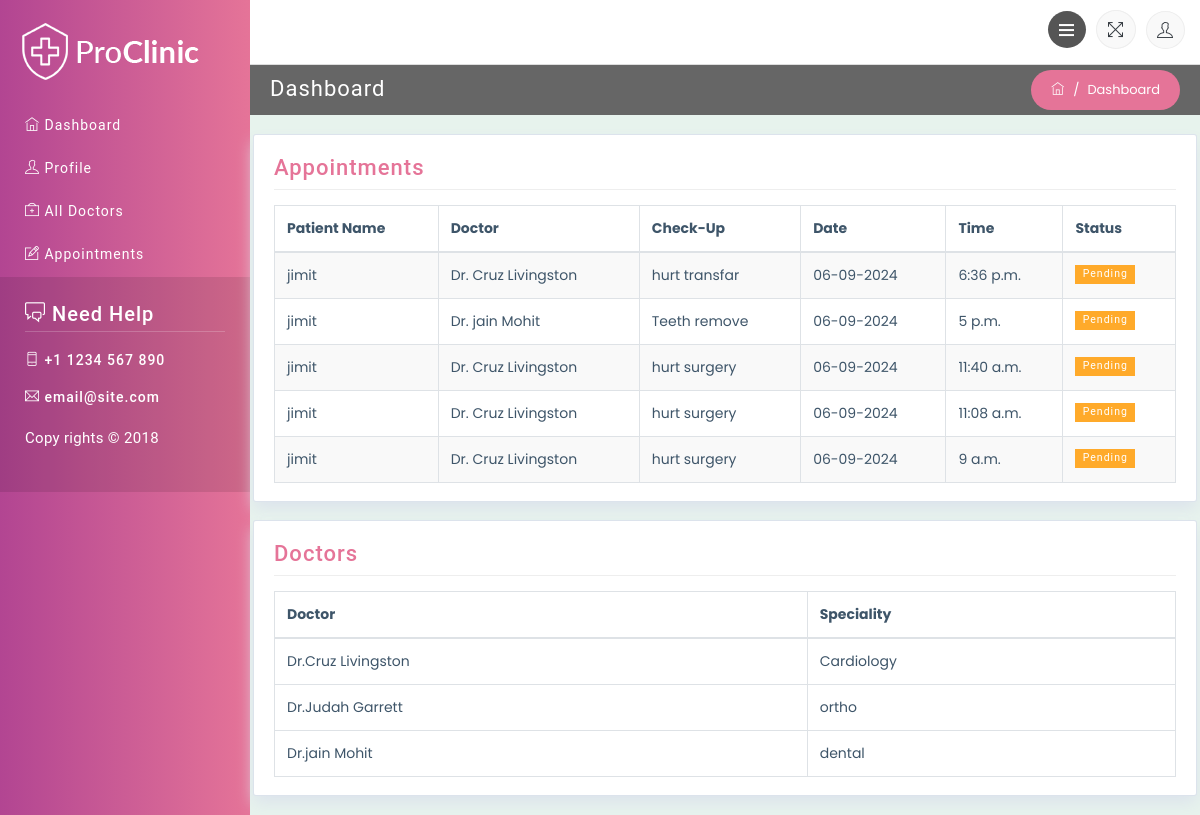
Screenshot of /patient/user-index (signed in) with the database file from the repository.
### patient/models.py (models this page shows, shortened)
class Appointment(BaseModel):
    STATUS_CHOICES = [
        ('P', 'Pending'),
        ('C', 'Confirmed'),
        ('D', 'Completed'),
        ('X', 'Canceled'),
    ]
    status = models.CharField(max_length=1, choices=STATUS_CHOICES, default='P')
    patient =  models.ForeignKey(Patient, on_delete=models.CASCADE)
    doctor = models.ForeignKey('doctor.Doctor', on_delete=models.CASCADE)
    disease = models.ForeignKey('custom_admin.Disease', on_delete=models.CASCADE)
    appointment_date = models.DateField()
    appointment_time = models.TimeField()
    end_time = models.TimeField(null=True, blank=True)

class Patient(BaseModel):
    user = models.ForeignKey(CustomUser, on_delete=models.CASCADE)

### user/models.py (models this page shows, shortened)
class CustomUser(AbstractUser):
    Patient = "Patient"
    Doctor = "Doctor"
    Admin = 'Admin'
    GENDER_CHOICES = [
        ('male', 'Male'),
        ('female', 'Female'),
        ('other', 'Other'),
    ]
    ROLE_CHOICES = [
        (Patient, 'Patient'),
        (Doctor, 'Doctor'),
        (Admin, 'Admin')
    ]
    username = None
    role = models.CharField(max_length=10, choices=ROLE_CHOICES, default=Patient)
    phone_number = models.CharField(max_length=15, blank=True, null=True)
    date_of_birth = models.DateField(blank=True, null=True)
    gender = models.CharField(max_length=10, choices=GENDER_CHOICES, blank=True, null=True)
    address = models.CharField(max_length=255, blank=True, null=True)
    age = models.IntegerField(null=True, blank=True)
    email = models.EmailField(unique=True)
    USERNAME_FIELD = 'email'
    REQUIRED_FIELDS = []
    objects = CustomUserManager()

### doctor/models.py (models this page shows, shortened)
class Doctor(BaseModel):
    user = models.ForeignKey(CustomUser, on_delete=models.CASCADE)
    specialization = models.ForeignKey(Specialization, on_delete=models.CASCADE)
    experience = models.IntegerField()
    doctor_details = models.CharField(max_length=200)
    profile_photo = models.ImageField(upload_to='doctor_photos/', null=True, blank=True)

### custom_admin/models.py (models this page shows, shortened)
class Disease(models.Model):
    problem_name = models.CharField(max_length=100, unique=True)
    time_required = models.DurationField()
    specialization = models.ForeignKey(Specialization, on_delete=models.CASCADE)

class Specialization(models.Model):
    specialization_name = models.CharField(max_length=100)

### patient/views.py (the view)
# urls.py: path('user-index',UserDashboard.as_view(),name='user_index'),
class UserDashboard(TemplateView):
    template_name = 'patient/user-index.html'
    def get_context_data(self, **kwargs):
        context = super().get_context_data(**kwargs)
        patient = get_object_or_404(Patient, user=self.request.user)
        latest_appointments = Appointment.objects.filter(patient=patient).order_by('-appointment_date', '-appointment_time')[:5]
        doctors = Doctor.objects.all()
        context['doctors'] = doctors
        context['latest_appointments'] = latest_appointments
        return context

### templates/patient/user-index.html (shortened to what this page needs)
{% extends "patient/base.html" %}
{% load static %}
{% block content %}
        <div class="row no-margin-padding">
          <div class="col-md-6">
            <h3 class="block-title">Dashboard</h3>
          </div>
          <div class="col-md-6">
            <ol class="breadcrumb">
              <li class="breadcrumb-item">
                <a href="{% url "patient:user_index" %}">
                  <span class="ti-home"></span>
                </a>
              </li>
              <li class="breadcrumb-item active">Dashboard</li>
            </ol>
          </div>
        </div>
          <div class="row">
            <div class="col-md-12">
              <div class="widget-area-2 proclinic-box-shadow">
                <h3 class="widget-title">Appointments</h3>
                <div class="table-responsive">
                  <table class="table table-bordered table-striped">
                    <thead>
                      <tr>
                        <th>Patient Name</th>
                        <th>Doctor</th>
                        <th>Check-Up</th>
                        <th>Date</th>
                        <th>Time</th>
                        <th>Status</th>
                      </tr>
                    </thead>
                    <tbody>
                      {% for appointment in latest_appointments %}
                      <tr>
                        <td>{{ appointment.patient.user.first_name }}</td>
                        <td>Dr. {{ appointment.doctor.user.first_name }} {{ appointment.doctor.user.last_name }}</td>
                        <td>{{ appointment.disease.problem_name }}</td>
                        <td>{{ appointment.appointment_date|date:'d-m-Y' }}</td>
                        <td>{{ appointment.appointment_time }}</td>
                        <td>
                          {% if appointment.status == 'P' %}
                            <span class="badge badge-warning">Pending</span>
                          {% elif appointment.status == 'C' %}
                            <span class="badge badge-success">Confirmed</span>
                          {% elif appointment.status == 'D' %}
                            <span class="badge badge-primary">Completed</span>
                          {% elif appointment.status == 'X' %}
                            <span class="badge badge-danger">Canceled</span>
                          {% else %}
                            <span class="badge badge-secondary">Unknown</span>
                          {% endif %}
                        </td>
                      {% endfor %}
                      </tr>
                    </tbody>
                  </table>
                </div>
              </div>
            </div>
          </div>
          <div class="row">
            <div class="col-md-12">
              <div class="widget-area-2 progress-status proclinic-box-shadow">
                <h3 class="widget-title">Doctors </h3>
                <div class="table-responsive">
                  <table class="table table-bordered">
                    <thead>
                      <tr>
                        <th>Doctor</th>
                        <th>Speciality</th>
                      </tr>
                    </thead>
                    <tbody>
                      {% for doctor in doctors  %}
                      <tr>
                        <td>Dr.{{ doctor.user.first_name }} {{ doctor.user.last_name }}</td>
                        <td>{{ doctor.specialization.specialization_name}}</td>
                      </tr>
                      {% endfor %}
                    </tbody>
                  </table>
                </div>
              </div>
            </div>
          </div>
        </div>
      </div>
    {% endblock %}

### static/css/styles.css (style rules this page uses)
body { font-family: 'Poppins', sans-serif; background: #fafafa; color: #3e5569; }
h1, h2, h3, h4, h5, h6, span, #sidebar { font-family: 'Roboto', sans-serif; letter-spacing: 1px; }
a, a:hover, a:focus { color: inherit; text-decoration: none; transition: all 0.3s; }
.breadcrumb { border-radius: 0; margin-bottom: 0; padding: 0px; float: right; padding: 10px 20px; border-radius: 20px; }
.breadcrumb-item { color: #fff; font-size: 13px; }
.breadcrumb-item.active { color: #fff; font-size: 13px; }
.breadcrumb-item+.breadcrumb-item::before { color: #fff; }
.badge { padding: .4em .7em; border-radius: 0; font-weight: 400; }
.table td, .table th { padding: .75rem; }
.proclinic-box-shadow { border-radius: 0; border: 0; -webkit-box-shadow: 0 0 0 1px #dce3ec, 0 8px 16px 0 #dce3ec; box-shadow: 0 0 0 1px #dce3ec, 0 8px 16px 0 #dce3ec; background: #fff; margin-top: 20px; }
div[class*="col-"] { padding-right: 9px; padding-left: 9px; }
.badge-warning, .bg-warning { color: #fff; background-color: #FFAA2A !important; }
.table-striped tbody tr:nth-of-type(odd) { background-color: #F9F9F9; }
table.table tbody td, table.table thead th { font-size: 14px; }
h3.block-title { font-size: 22px; color: #fff; background: transparent; }
.widget-area-2 { background: #fff; margin-top: 20px; padding: 20px; padding-bottom: 2px; border-radius: 2px; }
.widget-title { font-size: 22px; padding-bottom: .5rem; margin-bottom: 15px; border-bottom: 1px solid #eeeeee; }
.no-margin-padding { margin-left: 0px !important; margin-right: 0px !important; padding: 5px 20px; background: #666666; }
.no-margin-padding [class*="col-"], .no-mp [class*="col-"] { padding-right: 0px; padding-left: 0px; }
.block-title { -ms-flex: 1 1 auto; flex: 1 1 auto; min-height: 1.75rem; margin: 0; font-size: 1.125rem; font-weight: 400; line-height: 1.75; }

### static/css/red.css (style rules this page uses)
#faq2 .block-header, .breadcrumb { background: #E57498; background: -webkit-linear-gradient(to right, #E57498, #E57498); background: linear-gradient(to right, #E57498, #E57498); }
.widget-title { color: #E57498; }

### static/css/responsive.css (style rules this page uses)
@media (min-width: 992px) { .row { margin-right: -5px; margin-left: -5px; } }

### rows the page displays
Appointment: patient.user.first_name "jimit", doctor.user.first_name "Cruz", doctor.user.last_name "Livingston", disease.problem_name "hurt transfar", appointment_date "06-09-2024", appointment_time "6:36 p.m.", status "Pending"
Appointment: patient.user.first_name "jimit", doctor.user.first_name "jain", doctor.user.last_name "Mohit", disease.problem_name "Teeth remove", appointment_date "06-09-2024", appointment_time "5 p.m.", status "Pending"
Appointment: patient.user.first_name "jimit", doctor.user.first_name "Cruz", doctor.user.last_name "Livingston", disease.problem_name "hurt surgery", appointment_date "06-09-2024", appointment_time "11:40 a.m.", status "Pending"
Appointment: patient.user.first_name "jimit", doctor.user.first_name "Cruz", doctor.user.last_name "Livingston", disease.problem_name "hurt surgery", appointment_date "06-09-2024", appointment_time "11:08 a.m.", status "Pending"
Appointment: patient.user.first_name "jimit", doctor.user.first_name "Cruz", doctor.user.last_name "Livingston", disease.problem_name "hurt surgery", appointment_date "06-09-2024", appointment_time "9 a.m.", status "Pending"
Doctor: user.first_name "Cruz", user.last_name "Livingston", specialization.specialization_name "Cardiology"
Doctor: user.first_name "Judah", user.last_name "Garrett", specialization.specialization_name "ortho"
Doctor: user.first_name "jain", user.last_name "Mohit", specialization.specialization_name "dental"
